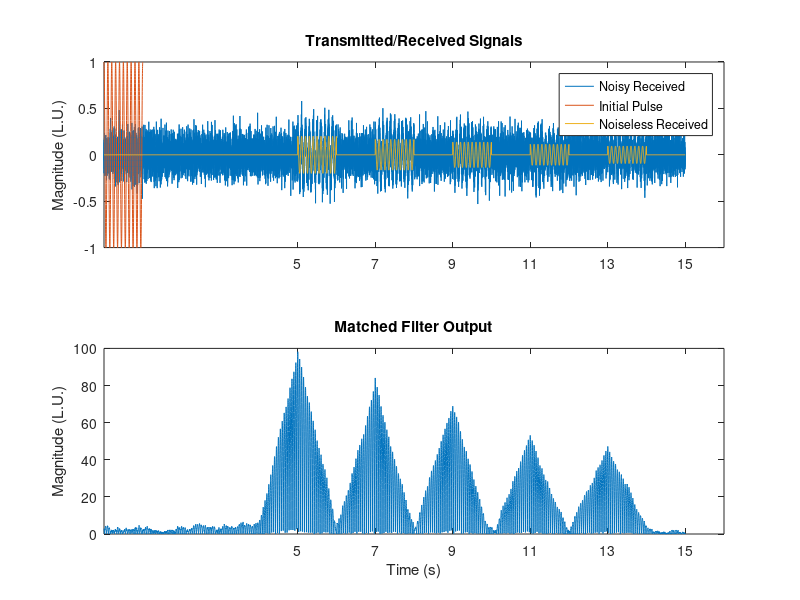
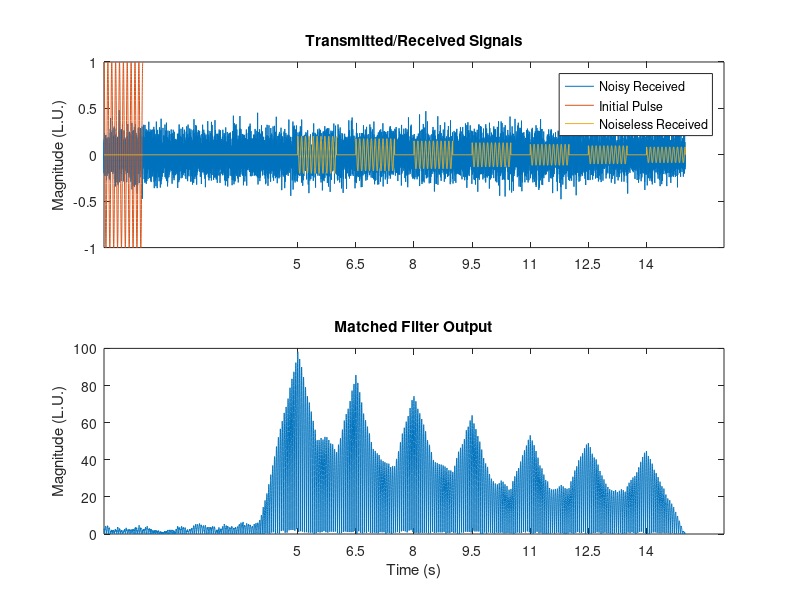
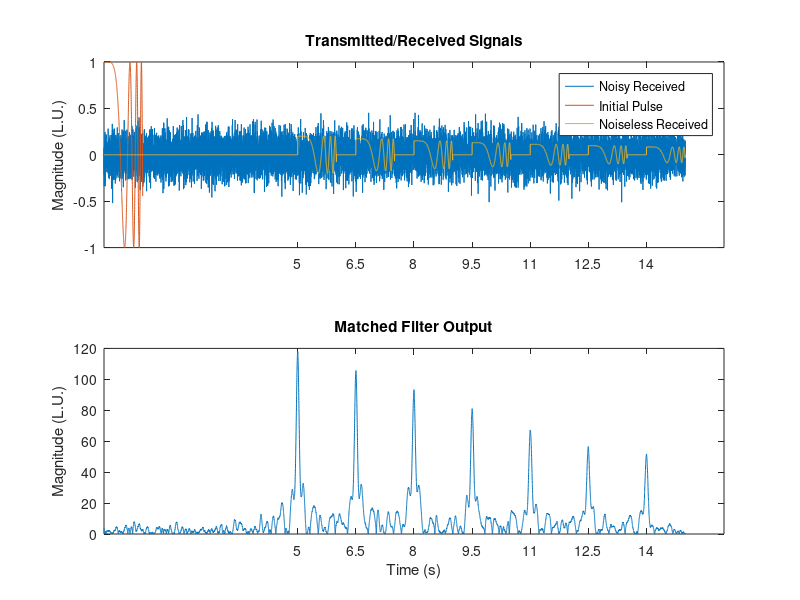

Write the MATLAB code that produced these figures, in order.
fs = 1e3;
tmax = 15;
tt = 0:1/fs:tmax-1/fs;
f0 = 10;
T = 1;
t = 0:1/fs:T-1/fs;
pls = cos(2*pi*f0*t);

t0 = 5;
dt = 2*T;
lgs = t0:dt:tmax;
att = 1.1;
ref = 0.2;
rpls = pulstran(tt,[lgs;ref*att.^-(lgs-t0)]',pls,fs);
SNR = 15;
r = randn(size(tt))*std(pls)/db2mag(SNR);
rplsnoise = r+rpls;

[m,lg] = xcorr(rplsnoise,pls);
m = m(lg>=0);
tm = lg(lg>=0)/fs;

figure(1)
subplot(2,1,1)
plot(tt,rplsnoise,t,pls,tt,rpls)
xticks(lgs)
legend('Noisy Received','Initial Pulse','Noiseless Received')
title('Transmitted/Received Signals')
ylabel('Magnitude (L.U.)')

subplot(2,1,2)
plot(tm,abs(m))
xticks(lgs)
title('Matched Filter Output')
xlabel('Time (s)')
ylabel('Magnitude (L.U.)')

dt = 1.5*T;
lgs = t0:dt:tmax;
rpls = pulstran(tt,[lgs;ref*att.^-(lgs-t0)]',pls,fs);
rplsnoise = r + rpls;
[m,lg] = xcorr(rplsnoise,pls);
m = m(lg>=0);
tm = lg(lg>=0)/fs;

figure(2)
subplot(2,1,1)
plot(tt,r,t,pls,tt,rpls)
xticks(lgs)
legend('Noisy Received','Initial Pulse','Noiseless Received')
title('Transmitted/Received Signals')
ylabel('Magnitude (L.U.)')

subplot(2,1,2)
plot(tm,abs(m))
xticks(lgs)
title('Matched Filter Output')
xlabel('Time (s)')
ylabel('Magnitude (L.U.)')

pls = chirp(t,0,T,f0,'quadratic');
rpls = pulstran(tt,[lgs;ref*att.^-(lgs-t0)]',pls,fs);
r = randn(size(tt))*std(pls)/db2mag(SNR);
rplsnoise = r + rpls;
[m,lg] = xcorr(rplsnoise,pls);
m = m(lg>=0);
tm = lg(lg>=0)/fs;

figure(3)
subplot(2,1,1)
plot(tt,real(r),t,real(pls),tt,real(rpls))
xticks(lgs)
legend('Noisy Received','Initial Pulse','Noiseless Received')
title('Transmitted/Received Signals')
ylabel('Magnitude (L.U.)')

subplot(2,1,2)
plot(tm,abs(m))
xticks(lgs)
title('Matched Filter Output')
xlabel('Time (s)')
ylabel('Magnitude (L.U.)')